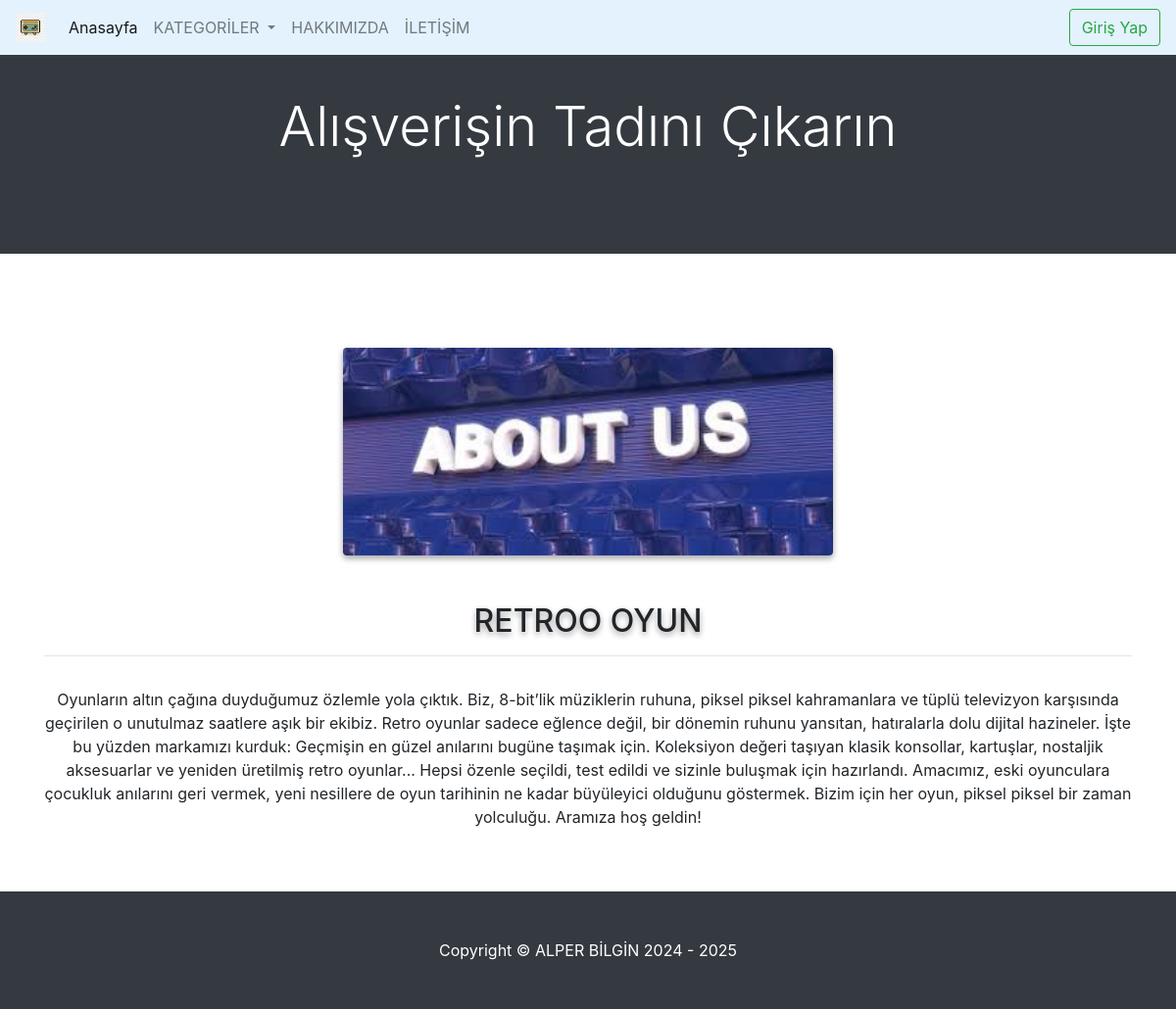
Page /hakkimizda.php on the committed database.
### tables this page shows
CREATE TABLE `hakkimizdat` (
  `HakkimizdaID` int(11) NOT NULL,
  `Baslik` varchar(250) NOT NULL,
  `Icerik` varchar(1000) NOT NULL,
  `GorselURL` varchar(200) NOT NULL
);

### src/resoruces/_SiteLayout.php (the view, shortened to what this page needs)
<html lang="tr">
<head>
    <link rel="stylesheet" href="content/webtema/lib/bootstrap.min.css">
    <link rel="stylesheet" href="content/webtema/css/style.css">
</head>
<body>
    <nav class="navbar navbar-expand-lg navbar-light fixed-top" style="background-color: #e3f2fd;">
        <a class="navbar-brand" href="./">
            <img src="Gorsel/logo.png" width="30" height="30" alt="">
        </a>
        <div class="collapse navbar-collapse" id="navbarSupportedContent">
            <ul class="navbar-nav mr-auto">
                <li class="nav-item active">
                    <a class="nav-link" href="./">Anasayfa <span class="sr-only">current</span></a>
                </li>
                <li class="nav-item dropdown">
                    <a class="nav-link dropdown-toggle" href="#" id="navbarDropdown" role="button" data-toggle="dropdown" aria-haspopup="true" aria-expanded="false">
                        KATEGORİLER
                    </a>
                </li>
                <li class="nav-item">
                    <a class="nav-link" href="./hakkimizda.php">HAKKIMIZDA</a>
                </li>
                <li class="nav-item">
                    <a class="nav-link" href="./iletisim.php">İLETİŞİM</a>
                </li>
            </ul>
            <div class="form-inline my-2 my-lg-0">
                <?php
                   if (@$_SESSION["kullaniciId"] != null)
                   {
                    echo "   <a class='btn btn-outline-danger my-2 my-sm-0' href='./cikis.php'>Çıkış Yap</a>";
                   }
                   else
                   {
                     echo "  <a class='btn btn-outline-success my-2 my-sm-0' href='./giris.php'>Giriş Yap</a>";
                   }
                ?>
            </div>
        </div>
    </nav>
    <footer class="py-5 bg-dark">
    <div class="container"><p class="m-0 text-center text-white" id="yil">Copyright © ALPER BİLGİN </p></div>
    </footer>
</body>
</html>

### src/hakkimizda.php (shortened to what this page needs)
<header class="bg-dark py-5">
    <div class="container px-4 px-lg-5 my-5">
            <div class="text-center text-white">
                <h5 class="display-4 fw-bolder">Alışverişin Tadını Çıkarın</h5>
            </div>
</div>
</header>
<?php
include 'db_config/database.php';
$hakkimizda=mysqli_query($bag,"select*from hakkimizdat");
$list=mysqli_fetch_assoc($hakkimizda);
?>
<section class="py-5">
    <div class="container mt-5">
        <div class="row">
            <div class="col-lg-12 text-center mb-5">
                <img src="./<?php echo $list["GorselURL"] ?>" alt="Görsel" class="img-fluid rounded" width="500" style="box-shadow: 0 3px 6px rgba(0,0,0,0.16), 0 3px 6px rgba(0,0,0,0.23);">
            </div>
            <div class="col-12 mb-3">
                <h2 class="text-center" style="text-shadow: 0 3px 6px rgba(0,0,0,0.16), 0 3px 6px rgba(0,0,0,0.23);"><?php echo $list["Baslik"] ?></h2>
                <hr />
            </div>
            <div class="col-12">
                <p class="text-center"><?php echo $list["Icerik"] ?></p>
            </div>
        </div>
    </div>
</section>
<?php
include 'resoruces/_SiteLayout.php';
?>

### rows in the picture
hakkimizdat: GorselURL (picture), Baslik "RETROO OYUN", Icerik "Oyunların altın çağına duyduğumuz özlemle yola çıktık. Biz, 8-bit’lik müziklerin ruhuna, piksel piksel kahramanlara ve tüplü televizyon karşısında geçirilen o unutulmaz saatlere aşık bir ekibiz. Retro oyunlar sadece eğlence değil, bir dönemin ruhunu yansıtan, hatıralarla dolu dijital hazineler. İşte bu yüzden markamızı kurduk: Geçmişin en güzel anılarını bugüne taşımak için. Koleksiyon değeri taşıyan klasik konsollar, kartuşlar, nostaljik aksesuarlar ve yeniden üretilmiş retro oyunlar... Hepsi özenle seçildi, test edildi ve sizinle buluşmak için hazırlandı. Amacımız, eski oyunculara çocukluk anılarını geri vermek, yeni nesillere de oyun tarihinin ne kadar büyüleyici olduğunu göstermek.…"
